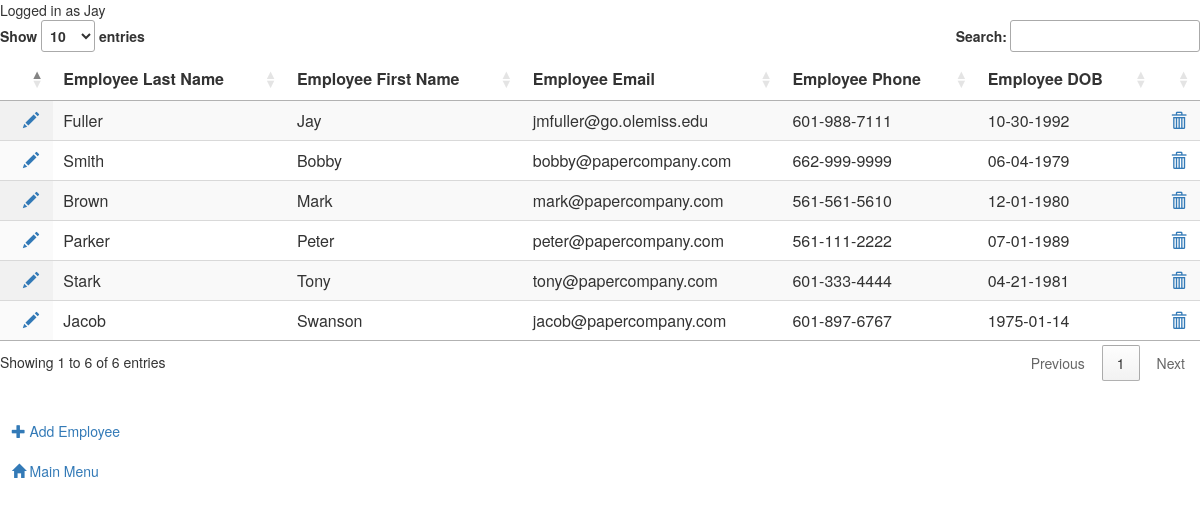
Page /papercompany/view_employees.php (signed in) on the committed database.
### tables this page shows
CREATE TABLE `employees` (
  `empID` int(11) NOT NULL,
  `empLName` varchar(64) NOT NULL,
  `empFName` varchar(64) NOT NULL,
  `empEmail` varchar(64) NOT NULL,
  `empPhone` varchar(32) NOT NULL,
  `empDOB` varchar(32) NOT NULL,
  `empPassword` varchar(255) NOT NULL,
  `empType` varchar(63) NOT NULL,
  `employeeAuth` varchar(36) NOT NULL
);

### papercompany/view_employees.php (the view, shortened to what this page needs)
<html>
    <head>
        <link rel="stylesheet" href="https://maxcdn.bootstrapcdn.com/bootstrap/3.3.7/css/bootstrap.min.css">
        <link rel="stylesheet" href="https://maxcdn.bootstrapcdn.com/bootstrap/3.3.7/css/bootstrap-theme.min.css">
        <link rel="stylesheet" type="text/css" href="https://cdn.datatables.net/1.10.20/css/jquery.dataTables.min.css">
    </head>
    <body>
        <table id="myemployeetable" class="display" style="width:100%">
        <thead>
            <tr><th></th><th>Employee Last Name</th><th>Employee First Name</th><th>Employee Email</th><th>Employee Phone</th><th>Employee DOB</th><th></th></tr>
        </thead><tbody>
<?php
require_once("dbcreds.php");
    if($_SESSION['ValidUser'] == true) {
        echo "Logged in as " . $_SESSION['Employee'] . "<BR>";
    } else {
    echo "You must <a href='login.php'>login</a> in order to access this site.";
    exit;
    }
try {
    $connstr = new PDO("mysql:host=$dbhost;dbname=$dbname", $dbuser, $dbpass);
    $connstr->setAttribute(PDO::ATTR_ERRMODE, PDO::ERRMODE_EXCEPTION);
}
catch(PDOException $e) {
    echo "There has been an issue (#33) with the database connection.  Please see your administrator";
}
try {
    $sql = $connstr->prepare("SELECT empID, empLName, empFName, empEmail, empPhone, empDOB FROM employees");
    $sql->execute();
     while($row = $sql->fetch()) {
        $empid = $row["empID"];
        echo "<tr><td align='center'>&nbsp;&nbsp;" .
             "<a href='edit_employee.php?eid=$empid'><span class='glyphicon glyphicon-pencil' aria-hidden='true'></span></a>" .
             "<td>" . $row['empLName'] . "</td>"  .
             "<td>" . $row['empFName'] . "</td>"  .
             "<td>" . $row['empEmail'] . "</td>" .
             "<td>" . $row['empPhone'] . "</td>" .
             "<td>" . $row['empDOB'] . "</td>"  .
             "<td align='center'>" . "<a href='delete_employee.php?eid=$empid'><span class='glyphicon glyphicon-trash' aria-hidden='true'></span></a></tr>";
     }
}
catch(PDOException $e) {
    echo "Error: " . $e->getMessage();
}
?>
        </tbody></table>
        <br><br>
        &nbsp;&nbsp;&nbsp;<a href="employeeform.php"><span class='glyphicon glyphicon-plus' aria-hidden='true'></span> Add Employee</a>
        <br><br>
        &nbsp;&nbsp;&nbsp;<a href="mainmenu.php"><span class='glyphicon glyphicon-home' aria-hidden='true'></span> Main Menu</a>
    </body>
</html>

### rows in the picture
employees: empLName "Fuller", empFName "Jay", empEmail "jmfuller@go.olemiss.edu", empPhone "601-988-7111", empDOB "10-30-1992"
employees: empLName "Smith", empFName "Bobby", empEmail "bobby@papercompany.com", empPhone "662-999-9999", empDOB "06-04-1979"
employees: empLName "Brown", empFName "Mark", empEmail "mark@papercompany.com", empPhone "561-561-5610", empDOB "12-01-1980"
employees: empLName "Parker", empFName "Peter", empEmail "peter@papercompany.com", empPhone "561-111-2222", empDOB "07-01-1989"
employees: empLName "Stark", empFName "Tony", empEmail "tony@papercompany.com", empPhone "601-333-4444", empDOB "04-21-1981"
employees: empLName "Jacob", empFName "Swanson", empEmail "jacob@papercompany.com", empPhone "601-897-6767", empDOB "1975-01-14"
